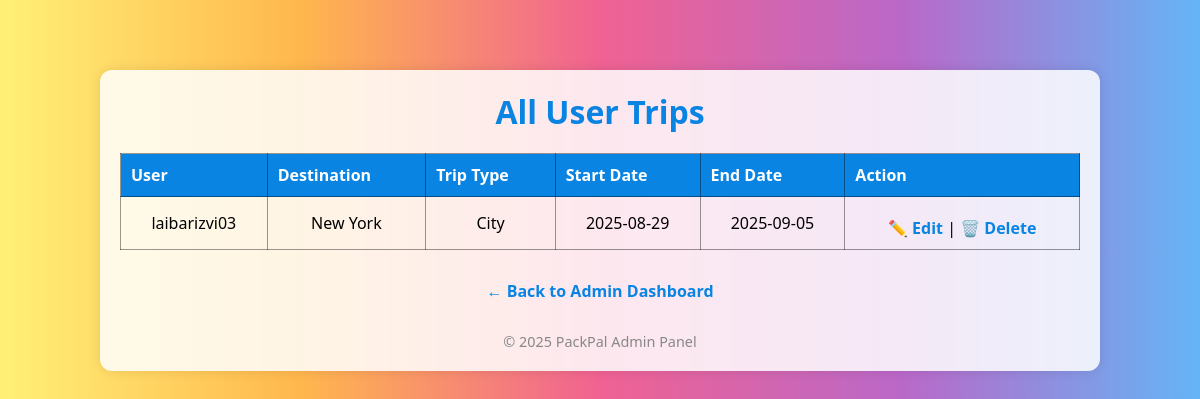
The app's page /admin_trips.php (signed in) with its own data.
### tables this page shows
CREATE TABLE `trips` (
  `id` int(11) NOT NULL,
  `destination` varchar(100) NOT NULL,
  `start_date` date NOT NULL,
  `end_date` date NOT NULL,
  `trip_type` varchar(50) NOT NULL,
  `user_id` int(11) DEFAULT NULL
);

CREATE TABLE `users` (
  `id` int(15) UNSIGNED NOT NULL,
  `username` varchar(50) NOT NULL,
  `email` varchar(100) NOT NULL,
  `password` varchar(200) NOT NULL,
  `is_admin` tinyint(5) UNSIGNED NOT NULL DEFAULT 0,
  `created_at` timestamp NOT NULL DEFAULT current_timestamp(),
  `is_active` tinyint(1) NOT NULL DEFAULT 1
);

### admin_trips.php (the view, shortened to what this page needs)
<?php
include 'includes/db.php';
$result = $conn->query("SELECT trips.id, destination, trip_type, start_date, end_date, username
                        FROM trips JOIN users ON trips.user_id = users.id");
?>
<!DOCTYPE html>
<html lang="en">
<head>
  <link rel="stylesheet" href="assets/css/style.css">
</head>
<body>
  <div class="container">
    <header>
      <h1>All User Trips</h1>
    </header>
    <main>
      <div class="table-responsive">
        <table>
          <tr>
            <th>User</th>
            <th>Destination</th>
            <th>Trip Type</th>
            <th>Start Date</th>
            <th>End Date</th>
            <th>Action</th>
          </tr>
          <?php while ($row = $result->fetch_assoc()): ?>
            <tr>
              <td><?= htmlspecialchars($row['username']) ?></td>
              <td><?= htmlspecialchars($row['destination']) ?></td>
              <td><?= htmlspecialchars($row['trip_type']) ?></td>
              <td><?= htmlspecialchars($row['start_date']) ?></td>
              <td><?= htmlspecialchars($row['end_date']) ?></td>
              <td>
                <a href="admin_edit_trip.php?id=<?= $row['id'] ?>">✏️ Edit</a> |
                <a href="?delete_id=<?= $row['id'] ?>" onclick="return confirm('Are you sure you want to delete this trip?')">🗑️ Delete</a>
              </td>
            </tr>
          <?php endwhile; ?>
        </table>
      </div>
      <p style="margin-top: 20px;"><a href="admin.php">← Back to Admin Dashboard</a></p>
    </main>
    <footer>
      &copy; 2025 PackPal Admin Panel
    </footer>
  </div>
</body>
</html>

### assets/css/style.css (style rules this page uses)
* { margin: 0; padding: 0; box-sizing: border-box; }
body { font-family: 'Segoe UI', sans-serif; background: linear-gradient(to bottom right, #d4f1f9, #fceabb, #ffdde1); background-attachment: fixed; color: #34495e; padding: 30px; min-height: 100vh; }
.container { max-width: 700px; margin: auto; background: #ffffff; border-radius: 15px; padding: 30px; box-shadow: 0 8px 20px rgba(0, 0, 0, 0.1); text-align: center; }
h1 { color: #2d98da; margin-bottom: 20px; }
a { display: inline-block; margin-top: 10px; color: #2d98da; text-decoration: none; }

### records on screen
trips: user.username "laibarizvi03", destination "New York", trip_type "City", start_date "2025-08-29", end_date "2025-09-05"
